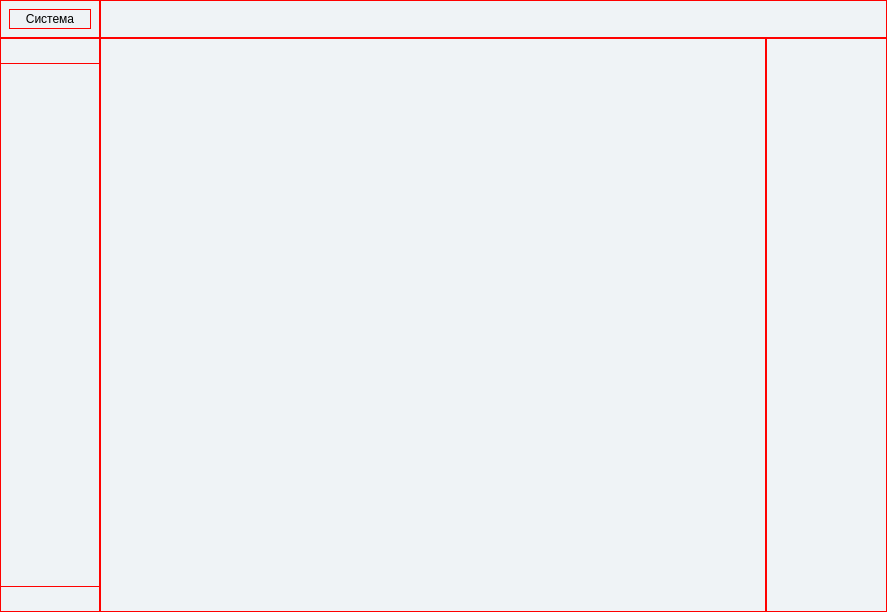
<?xml version="1.0" encoding="UTF-8"?>
<ui version="4.0">
 <class>MainWindow</class>
 <widget class="QMainWindow" name="MainWindow">
  <property name="geometry">
   <rect>
    <x>0</x>
    <y>0</y>
    <width>887</width>
    <height>612</height>
   </rect>
  </property>
  <property name="windowTitle">
   <string>MainWindow</string>
  </property>
  <property name="styleSheet">
   <string notr="true">* {
	background-color: rgb(239, 243, 246);
border: 1px solid red;
color: black;
}</string>
  </property>
  <widget class="QWidget" name="centralwidget">
   <layout class="QGridLayout" name="gridLayout" rowstretch="0,0" columnstretch="0,0,0,0">
    <property name="leftMargin">
     <number>0</number>
    </property>
    <property name="topMargin">
     <number>0</number>
    </property>
    <property name="rightMargin">
     <number>0</number>
    </property>
    <property name="bottomMargin">
     <number>0</number>
    </property>
    <property name="spacing">
     <number>0</number>
    </property>
    <item row="0" column="0">
     <widget class="QWidget" name="corner_block" native="true">
      <layout class="QHBoxLayout" name="horizontalLayout">
       <item>
        <widget class="QLabel" name="lbl_system_name">
         <property name="text">
          <string>Система</string>
         </property>
         <property name="scaledContents">
          <bool>false</bool>
         </property>
         <property name="alignment">
          <set>Qt::AlignCenter</set>
         </property>
         <property name="openExternalLinks">
          <bool>false</bool>
         </property>
        </widget>
       </item>
      </layout>
     </widget>
    </item>
    <item row="1" column="1">
     <widget class="QTabWidget" name="central_block">
      <property name="tabPosition">
       <enum>QTabWidget::North</enum>
      </property>
      <property name="tabShape">
       <enum>QTabWidget::Rounded</enum>
      </property>
      <property name="currentIndex">
       <number>-1</number>
      </property>
      <property name="elideMode">
       <enum>Qt::ElideLeft</enum>
      </property>
      <property name="usesScrollButtons">
       <bool>true</bool>
      </property>
      <property name="documentMode">
       <bool>true</bool>
      </property>
      <property name="tabsClosable">
       <bool>false</bool>
      </property>
      <property name="movable">
       <bool>false</bool>
      </property>
      <property name="tabBarAutoHide">
       <bool>false</bool>
      </property>
     </widget>
    </item>
    <item row="0" column="1" colspan="3">
     <widget class="QWidget" name="t_block" native="true">
      <layout class="QHBoxLayout" name="horizontalLayout_2">
       <item>
        <spacer name="horizontalSpacer">
         <property name="orientation">
          <enum>Qt::Horizontal</enum>
         </property>
         <property name="sizeHint" stdset="0">
          <size>
           <width>241</width>
           <height>20</height>
          </size>
         </property>
        </spacer>
       </item>
      </layout>
     </widget>
    </item>
    <item row="1" column="0">
     <widget class="QWidget" name="l_block" native="true">
      <layout class="QVBoxLayout" name="verticalLayout">
       <property name="leftMargin">
        <number>0</number>
       </property>
       <property name="topMargin">
        <number>25</number>
       </property>
       <property name="rightMargin">
        <number>0</number>
       </property>
       <property name="bottomMargin">
        <number>25</number>
       </property>
       <item>
        <widget class="QListWidget" name="lw_tabs">
         <property name="sizePolicy">
          <sizepolicy hsizetype="Preferred" vsizetype="Expanding">
           <horstretch>0</horstretch>
           <verstretch>0</verstretch>
          </sizepolicy>
         </property>
         <property name="horizontalScrollBarPolicy">
          <enum>Qt::ScrollBarAlwaysOff</enum>
         </property>
         <property name="sizeAdjustPolicy">
          <enum>QAbstractScrollArea::AdjustToContents</enum>
         </property>
         <property name="flow">
          <enum>QListView::TopToBottom</enum>
         </property>
         <property name="isWrapping" stdset="0">
          <bool>false</bool>
         </property>
         <property name="resizeMode">
          <enum>QListView::Fixed</enum>
         </property>
         <property name="layoutMode">
          <enum>QListView::SinglePass</enum>
         </property>
         <property name="viewMode">
          <enum>QListView::ListMode</enum>
         </property>
         <property name="modelColumn">
          <number>0</number>
         </property>
         <property name="selectionRectVisible">
          <bool>false</bool>
         </property>
        </widget>
       </item>
      </layout>
     </widget>
    </item>
    <item row="1" column="2" colspan="2">
     <widget class="QTabWidget" name="r_block">
      <property name="tabPosition">
       <enum>QTabWidget::North</enum>
      </property>
      <property name="tabShape">
       <enum>QTabWidget::Rounded</enum>
      </property>
      <property name="currentIndex">
       <number>-1</number>
      </property>
      <property name="elideMode">
       <enum>Qt::ElideLeft</enum>
      </property>
      <property name="usesScrollButtons">
       <bool>true</bool>
      </property>
      <property name="documentMode">
       <bool>true</bool>
      </property>
      <property name="tabsClosable">
       <bool>false</bool>
      </property>
      <property name="movable">
       <bool>false</bool>
      </property>
      <property name="tabBarAutoHide">
       <bool>false</bool>
      </property>
     </widget>
    </item>
   </layout>
  </widget>
 </widget>
 <resources/>
 <connections/>
</ui>
